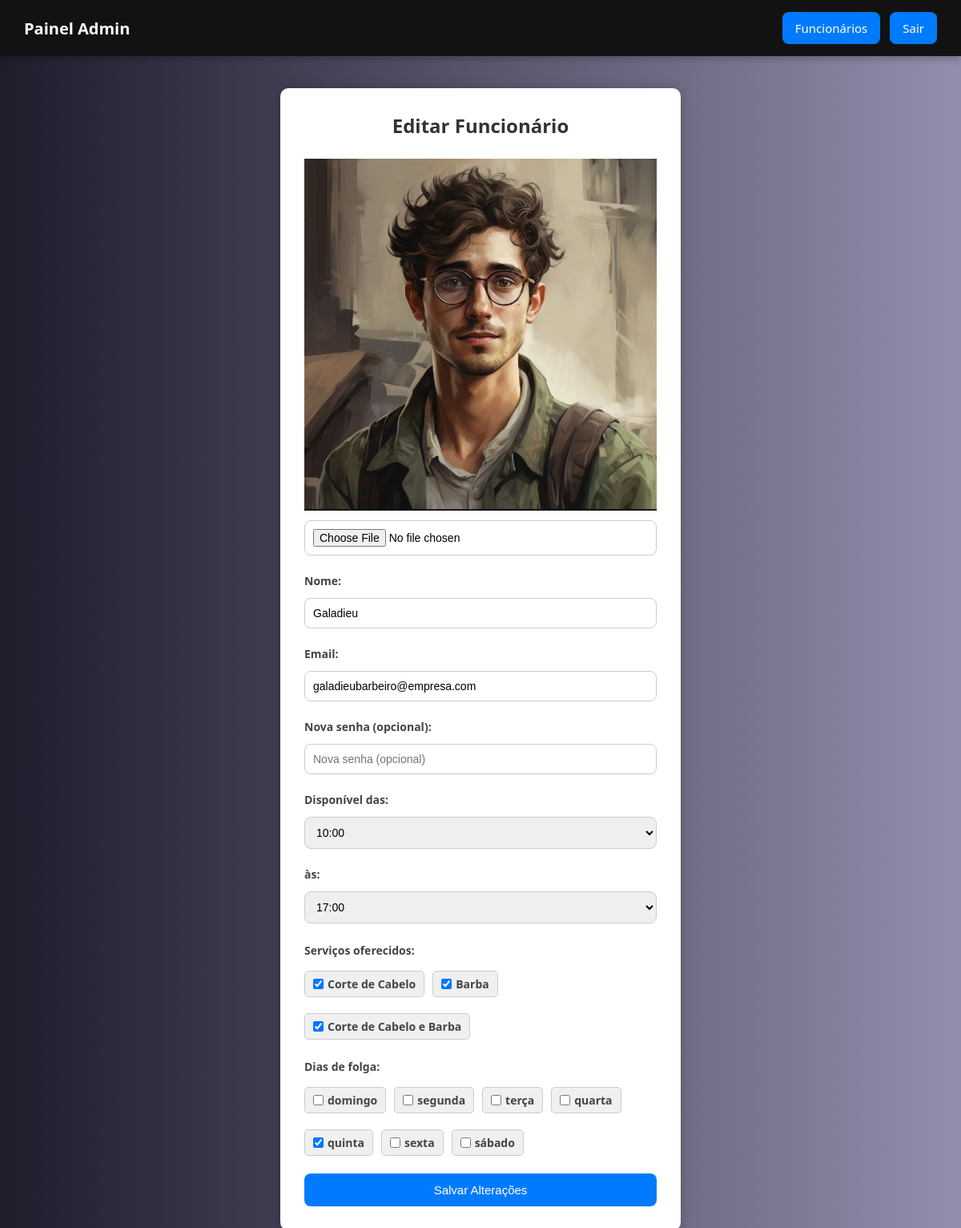
The page /admin_editar.php?id=8 (signed in) on the database its author committed.
### tables this page shows
CREATE TABLE `expediente_funcionario` (
  `funcionario_id` int(11) NOT NULL,
  `hora_inicio` time DEFAULT NULL,
  `hora_fim` time DEFAULT NULL,
  `dias_folga` varchar(255) DEFAULT NULL
);

CREATE TABLE `funcionarios` (
  `funcionario_id` int(11) NOT NULL,
  `nome` varchar(100) DEFAULT NULL,
  `email` varchar(100) NOT NULL,
  `senha` varchar(255) NOT NULL,
  `foto` varchar(255) DEFAULT NULL
);

CREATE TABLE `servicos` (
  `servico_id` int(11) NOT NULL,
  `descricao` varchar(100) DEFAULT NULL,
  `duracao` int(11) DEFAULT NULL,
  `preco` decimal(10,2) DEFAULT NULL
);

### admin_editar.php (the view, shortened to what this page needs)
<?php
include 'backend/conexao.php';
$id = $_GET['id'] ?? null;
$stmt = $conn->prepare("SELECT f.nome, f.email, f.foto, e.hora_inicio, e.hora_fim, e.dias_folga FROM funcionarios f JOIN expediente_funcionario e ON f.funcionario_id = e.funcionario_id WHERE f.funcionario_id = ?");
$stmt->bind_param("i", $id);
$stmt->execute();
$result = $stmt->get_result();
$funcionario = $result->fetch_assoc();
$hora_inicio_formatada = substr($funcionario['hora_inicio'], 0, 5);
$hora_fim_formatada = substr($funcionario['hora_fim'], 0, 5);
$servicos = [];
$result_servicos = $conn->query("SELECT servico_id, descricao FROM servicos");
while ($row = $result_servicos->fetch_assoc()) {
    $servicos[] = $row;
}
$servicos_funcionario = [];
$result_sf = $conn->query("SELECT servico_id FROM funcionario_servico WHERE funcionario_id = $id");
while ($row = $result_sf->fetch_assoc()) {
    $servicos_funcionario[] = $row['servico_id'];
}
$dias_folga_raw = explode(',', $funcionario['dias_folga']);
$dias_folga = array_map(function($dia) {
    return strtolower(trim($dia));
}, $dias_folga_raw);
function remover_acentos($string) {
    return preg_replace(
        array(
            '/[áàâãä]/u', '/[éèêë]/u', '/[íìîï]/u',
            '/[óòôõö]/u', '/[úùûü]/u', '/[ç]/u'
        ),
        array('a', 'e', 'i', 'o', 'u', 'c'),
        strtolower($string)
    );
}
?>
<!DOCTYPE html>
<html lang="pt-BR">
<head>
</head>
<body>
    <div class="menu">
        <div class="logo">Painel Admin</div>
        <div class="menu-links">
            <a href="admin_usuarios.php">Funcionários</a>
            <a href="backend/sair.php">Sair</a>
        </div>
    </div>
    <div class="container">
        <h2>Editar Funcionário</h2>
        <form action="backend/atualizar_funcionario.php" method="POST" enctype="multipart/form-data">
            <img class="preview-img" src="backend/uploads/<?= htmlspecialchars($funcionario['foto']) ?>" alt="Foto do funcionário">
            <input type="file" name="foto" accept="image/*">
            <label>Nome:</label>
            <input type="text" name="nome" value="<?= htmlspecialchars($funcionario['nome']) ?>" required>
            <label>Email:</label>
            <input type="email" name="email" value="<?= htmlspecialchars($funcionario['email']) ?>" required>
            <label>Nova senha (opcional):</label>
            <input type="password" name="password" placeholder="Nova senha (opcional)">
            <label>Disponível das:</label>
            <select name="hora_inicio" required>
                <?php for ($h = 0; $h < 24; $h++): ?>
                    <?php $hora = str_pad($h, 2, '0', STR_PAD_LEFT) . ":00"; ?>
                    <option value="<?= $hora ?>" <?= ($hora == $hora_inicio_formatada) ? 'selected' : '' ?>><?= $hora ?></option>
                <?php endfor; ?>
            </select>
            <label>às:</label>
            <select name="hora_fim" required>
                <?php for ($h = 0; $h < 24; $h++): ?>
                    <?php $hora = str_pad($h, 2, '0', STR_PAD_LEFT) . ":00"; ?>
                    <option value="<?= $hora ?>" <?= ($hora == $hora_fim_formatada) ? 'selected' : '' ?>><?= $hora ?></option>
                <?php endfor; ?>
            </select>
            <div class="servicos-container">
                <label>Serviços oferecidos:</label>
                <div class="checkbox-group">
                    <?php foreach ($servicos as $servico): ?>
                        <?php $checked = in_array($servico['servico_id'], $servicos_funcionario) ? 'checked' : ''; ?>
                        <label class="checkbox-item">
                            <input type="checkbox" name="servicos[]" value="<?= $servico['servico_id'] ?>" <?= $checked ?>>
                            <?= htmlspecialchars($servico['descricao']) ?>
                        </label>
                    <?php endforeach; ?>
                </div>
            </div>
            <div class="dias-folga-container">
                <label>Dias de folga:</label>
                <div class="checkbox-group">
                    <?php
                    $dias_semana = ["domingo", "segunda", "terça", "quarta", "quinta", "sexta", "sábado"];
                    foreach ($dias_semana as $dia) {
                        $dia_sem_acento = remover_acentos($dia);
                        $checked = in_array($dia_sem_acento, $dias_folga) ? 'checked' : '';
                        echo "<label class='checkbox-item'><input type='checkbox' name='dias_folga[]' value='$dia_sem_acento' $checked> $dia</label>";
                    }
                    ?>
                </div>
            </div>
            <button type="submit">Salvar Alterações</button>
        </form>
    </div>
</body>
</html>

### admin_editar.php (style rules this page uses)
* { box-sizing: border-box; margin: 0; padding: 0; }
html { height: 100%; background: linear-gradient(to right, #1f1c2c, #928dab); }
body { font-family: 'Segoe UI', Tahoma, Geneva, Verdana, sans-serif; min-height: 100%; }
.menu { width: 100vw; background: #121212; padding: 15px 30px; display: flex; justify-content: space-between; align-items: center; box-shadow: 0 4px 8px rgba(0,0,0,0.2); position: sticky; top: 0; z-index: 100; }
.menu .logo { display: flex; align-items: center; gap: 10px; color: white; font-size: 20px; font-weight: bold; }
.menu .menu-links { display: flex; gap: 12px; }
.menu .menu-links a { color: white; text-decoration: none; font-size: 15px; padding: 10px 16px; background: #007bff; border-radius: 8px; transition: background 0.3s; }
.container { background: white; padding: 30px; border-radius: 10px; box-shadow: 0 0 15px rgba(0, 0, 0, 0.2); width: 90%; max-width: 500px; margin: 40px auto; }
h2 { text-align: center; margin-bottom: 25px; color: #333; }
form { display: flex; flex-direction: column; gap: 12px; }
input[type="file"], input[type="text"], input[type="email"], input[type="password"], select { padding: 10px; border-radius: 8px; border: 1px solid #ccc; font-size: 14px; }
label { font-size: 14px; font-weight: bold; margin-top: 10px; color: #444; }
.dias-folga-container { margin-top: 10px; }
.checkbox-group { display: flex; flex-wrap: wrap; gap: 10px; margin-top: 5px; }
.checkbox-item { background: #f0f0f0; border: 1px solid #ccc; padding: 6px 10px; border-radius: 5px; font-size: 14px; display: flex; align-items: center; gap: 5px; }
.checkbox-item input { margin: 0; }
button { padding: 12px; background: #007bff; color: white; border: none; border-radius: 8px; font-size: 15px; cursor: pointer; margin-top: 10px; }
.servicos-container { margin-top: 10px; }

### rows shown on the page
expediente_funcionario: funcionario_id.foto (picture), nome "Galadieu", email "galadieubarbeiro@empresa.com", hora_inicio "10:00", hora_fim "17:00"
servicos: descricao "Corte de Cabelo"
servicos: descricao "Barba"
servicos: descricao "Corte de Cabelo e Barba"

### other values the page prints
$dia "domingo"
$dia "segunda"
$dia "terça"
$dia "quarta"
$dia "quinta"
$dia "sexta"
$dia "sábado"
